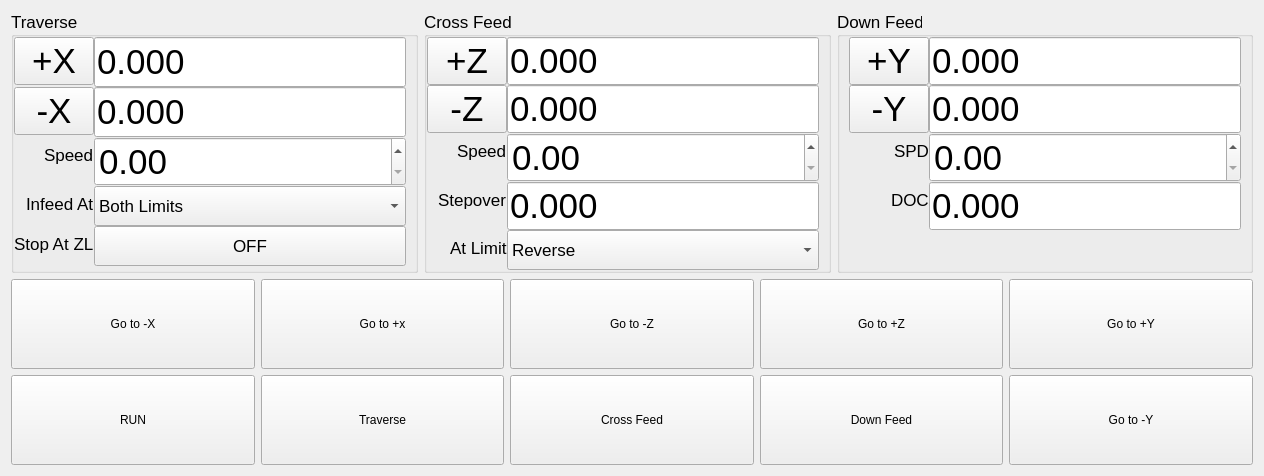
      <widget class="QWidget" name="tab_7">
       <attribute name="title">
        <string>Grind</string>
       </attribute>
       <layout class="QVBoxLayout" name="verticalLayout_2">
        <item>
         <layout class="QHBoxLayout" name="horizontalLayout_4">
          <property name="leftMargin">
           <number>0</number>
          </property>
          <property name="topMargin">
           <number>0</number>
          </property>
          <property name="rightMargin">
           <number>0</number>
          </property>
          <property name="bottomMargin">
           <number>0</number>
          </property>
          <item>
           <widget class="QGroupBox" name="groupBox_17">
            <property name="sizePolicy">
             <sizepolicy hsizetype="Preferred" vsizetype="Minimum">
              <horstretch>0</horstretch>
              <verstretch>0</verstretch>
             </sizepolicy>
            </property>
            <property name="font">
             <font>
              <pointsize>13</pointsize>
             </font>
            </property>
            <property name="title">
             <string>Traverse</string>
            </property>
            <layout class="QFormLayout" name="formLayout">
             <property name="fieldGrowthPolicy">
              <enum>QFormLayout::AllNonFixedFieldsGrow</enum>
             </property>
             <property name="labelAlignment">
              <set>Qt::AlignRight|Qt::AlignTrailing|Qt::AlignVCenter</set>
             </property>
             <property name="horizontalSpacing">
              <number>0</number>
             </property>
             <property name="verticalSpacing">
              <number>0</number>
             </property>
             <property name="leftMargin">
              <number>0</number>
             </property>
             <property name="topMargin">
              <number>0</number>
             </property>
             <property name="bottomMargin">
              <number>0</number>
             </property>
             <item row="0" column="0">
              <widget class="QPushButton" name="x_max_here_pb">
               <property name="font">
                <font>
                 <pointsize>26</pointsize>
                </font>
               </property>
               <property name="text">
                <string>+X</string>
               </property>
              </widget>
             </item>
             <item row="0" column="1">
              <widget class="QLineEdit" name="x_max_edit">
               <property name="sizePolicy">
                <sizepolicy hsizetype="Expanding" vsizetype="Minimum">
                 <horstretch>0</horstretch>
                 <verstretch>0</verstretch>
                </sizepolicy>
               </property>
               <property name="minimumSize">
                <size>
                 <width>0</width>
                 <height>50</height>
                </size>
               </property>
               <property name="font">
                <font>
                 <pointsize>26</pointsize>
                </font>
               </property>
               <property name="text">
                <string>0.000</string>
               </property>
               <property name="input" stdset="0">
                <string>number</string>
               </property>
              </widget>
             </item>
             <item row="1" column="0">
              <widget class="QPushButton" name="x_min_here_pb">
               <property name="font">
                <font>
                 <pointsize>26</pointsize>
                </font>
               </property>
               <property name="text">
                <string>-X</string>
               </property>
              </widget>
             </item>
             <item row="1" column="1">
              <widget class="QLineEdit" name="x_min_edit">
               <property name="minimumSize">
                <size>
                 <width>0</width>
                 <height>50</height>
                </size>
               </property>
               <property name="font">
                <font>
                 <pointsize>26</pointsize>
                </font>
               </property>
               <property name="text">
                <string>0.000</string>
               </property>
               <property name="input" stdset="0">
                <string>number</string>
               </property>
              </widget>
             </item>
             <item row="2" column="0">
              <widget class="QLabel" name="label_44">
               <property name="font">
                <font>
                 <pointsize>13</pointsize>
                </font>
               </property>
               <property name="text">
                <string>Speed</string>
               </property>
              </widget>
             </item>
             <item row="2" column="1">
              <widget class="QDoubleSpinBox" name="x_speed_sb">
               <property name="minimumSize">
                <size>
                 <width>0</width>
                 <height>40</height>
                </size>
               </property>
               <property name="font">
                <font>
                 <pointsize>26</pointsize>
                </font>
               </property>
               <property name="maximum">
                <double>99999.990000000005239</double>
               </property>
               <property name="input" stdset="0">
                <string>number</string>
               </property>
              </widget>
             </item>
             <item row="3" column="0">
              <widget class="QLabel" name="label_50">
               <property name="font">
                <font>
                 <pointsize>13</pointsize>
                </font>
               </property>
               <property name="text">
                <string>Infeed At</string>
               </property>
              </widget>
             </item>
             <item row="3" column="1">
              <widget class="QComboBox" name="crossfeed_at_cb">
               <property name="minimumSize">
                <size>
                 <width>0</width>
                 <height>40</height>
                </size>
               </property>
               <property name="font">
                <font>
                 <pointsize>13</pointsize>
                </font>
               </property>
               <item>
                <property name="text">
                 <string>Both Limits</string>
                </property>
               </item>
               <item>
                <property name="text">
                 <string>Left Limit</string>
                </property>
               </item>
               <item>
                <property name="text">
                 <string>Right Limit</string>
                </property>
               </item>
              </widget>
             </item>
             <item row="4" column="0">
              <widget class="QLabel" name="label_49">
               <property name="font">
                <font>
                 <pointsize>13</pointsize>
                </font>
               </property>
               <property name="text">
                <string>Stop At ZL</string>
               </property>
              </widget>
             </item>
             <item row="4" column="1">
              <widget class="QPushButton" name="stop_at_z_limit_pb">
               <property name="minimumSize">
                <size>
                 <width>0</width>
                 <height>40</height>
                </size>
               </property>
               <property name="font">
                <font>
                 <pointsize>13</pointsize>
                </font>
               </property>
               <property name="text">
                <string>OFF</string>
               </property>
               <property name="checkable">
                <bool>true</bool>
               </property>
              </widget>
             </item>
            </layout>
           </widget>
          </item>
          <item>
           <widget class="QGroupBox" name="groupBox_18">
            <property name="sizePolicy">
             <sizepolicy hsizetype="Preferred" vsizetype="Minimum">
              <horstretch>0</horstretch>
              <verstretch>0</verstretch>
             </sizepolicy>
            </property>
            <property name="font">
             <font>
              <pointsize>13</pointsize>
             </font>
            </property>
            <property name="title">
             <string>Cross Feed</string>
            </property>
            <layout class="QFormLayout" name="formLayout_2">
             <property name="labelAlignment">
              <set>Qt::AlignRight|Qt::AlignTrailing|Qt::AlignVCenter</set>
             </property>
             <property name="horizontalSpacing">
              <number>0</number>
             </property>
             <property name="verticalSpacing">
              <number>0</number>
             </property>
             <property name="leftMargin">
              <number>0</number>
             </property>
             <property name="topMargin">
              <number>0</number>
             </property>
             <property name="bottomMargin">
              <number>0</number>
             </property>
             <item row="0" column="0">
              <widget class="QPushButton" name="z_max_here_pb">
               <property name="font">
                <font>
                 <pointsize>26</pointsize>
                </font>
               </property>
               <property name="text">
                <string>+Z</string>
               </property>
              </widget>
             </item>
             <item row="0" column="1">
              <widget class="QLineEdit" name="z_max_edit">
               <property name="minimumSize">
                <size>
                 <width>0</width>
                 <height>40</height>
                </size>
               </property>
               <property name="font">
                <font>
                 <pointsize>26</pointsize>
                </font>
               </property>
               <property name="text">
                <string>0.000</string>
               </property>
               <property name="input" stdset="0">
                <string>number</string>
               </property>
              </widget>
             </item>
             <item row="1" column="0">
              <widget class="QPushButton" name="z_min_here_pb">
               <property name="font">
                <font>
                 <pointsize>26</pointsize>
                </font>
               </property>
               <property name="text">
                <string>-Z</string>
               </property>
              </widget>
             </item>
             <item row="1" column="1">
              <widget class="QLineEdit" name="z_min_edit">
               <property name="minimumSize">
                <size>
                 <width>0</width>
                 <height>40</height>
                </size>
               </property>
               <property name="font">
                <font>
                 <pointsize>26</pointsize>
                </font>
               </property>
               <property name="text">
                <string>0.000</string>
               </property>
               <property name="input" stdset="0">
                <string>number</string>
               </property>
              </widget>
             </item>
             <item row="2" column="0">
              <widget class="QLabel" name="label_45">
               <property name="font">
                <font>
                 <pointsize>13</pointsize>
                </font>
               </property>
               <property name="text">
                <string>Speed</string>
               </property>
              </widget>
             </item>
             <item row="2" column="1">
              <widget class="QDoubleSpinBox" name="z_speed_sb">
               <property name="minimumSize">
                <size>
                 <width>0</width>
                 <height>40</height>
                </size>
               </property>
               <property name="font">
                <font>
                 <pointsize>26</pointsize>
                </font>
               </property>
               <property name="maximum">
                <double>99999.990000000005239</double>
               </property>
               <property name="input" stdset="0">
                <string>number</string>
               </property>
              </widget>
             </item>
             <item row="3" column="1">
              <widget class="QLineEdit" name="z_crossfeed_edit">
               <property name="minimumSize">
                <size>
                 <width>0</width>
                 <height>40</height>
                </size>
               </property>
               <property name="font">
                <font>
                 <pointsize>26</pointsize>
                </font>
               </property>
               <property name="text">
                <string>0.000</string>
               </property>
               <property name="input" stdset="0">
                <string>number</string>
               </property>
              </widget>
             </item>
             <item row="3" column="0">
              <widget class="QLabel" name="label_43">
               <property name="font">
                <font>
                 <pointsize>13</pointsize>
                </font>
               </property>
               <property name="text">
                <string>Stepover</string>
               </property>
              </widget>
             </item>
             <item row="4" column="1">
              <widget class="QComboBox" name="repeat_at_cb">
               <property name="minimumSize">
                <size>
                 <width>0</width>
                 <height>40</height>
                </size>
               </property>
               <property name="font">
                <font>
                 <pointsize>13</pointsize>
                </font>
               </property>
               <item>
                <property name="text">
                 <string>Reverse</string>
                </property>
               </item>
               <item>
                <property name="text">
                 <string>Go Min</string>
                </property>
               </item>
               <item>
                <property name="text">
                 <string>Go Max</string>
                </property>
               </item>
              </widget>
             </item>
             <item row="4" column="0">
              <widget class="QLabel" name="label_51">
               <property name="font">
                <font>
                 <pointsize>13</pointsize>
                </font>
               </property>
               <property name="text">
                <string>At Limit</string>
               </property>
              </widget>
             </item>
            </layout>
           </widget>
          </item>
          <item>
           <widget class="QGroupBox" name="groupBox_19">
            <property name="sizePolicy">
             <sizepolicy hsizetype="Preferred" vsizetype="Minimum">
              <horstretch>0</horstretch>
              <verstretch>0</verstretch>
             </sizepolicy>
            </property>
            <property name="font">
             <font>
              <pointsize>13</pointsize>
             </font>
            </property>
            <property name="title">
             <string>Down Feed</string>
            </property>
            <property name="alignment">
             <set>Qt::AlignLeading|Qt::AlignLeft|Qt::AlignTop</set>
            </property>
            <layout class="QFormLayout" name="formLayout_3">
             <property name="labelAlignment">
              <set>Qt::AlignRight|Qt::AlignTrailing|Qt::AlignVCenter</set>
             </property>
             <property name="horizontalSpacing">
              <number>0</number>
             </property>
             <property name="verticalSpacing">
              <number>0</number>
             </property>
             <property name="topMargin">
              <number>0</number>
             </property>
             <property name="bottomMargin">
              <number>0</number>
             </property>
             <item row="0" column="0">
              <widget class="QPushButton" name="y_max_here_pb">
               <property name="font">
                <font>
                 <pointsize>26</pointsize>
                </font>
               </property>
               <property name="text">
                <string>+Y</string>
               </property>
              </widget>
             </item>
             <item row="0" column="1">
              <widget class="QLineEdit" name="y_max_edit">
               <property name="font">
                <font>
                 <pointsize>26</pointsize>
                </font>
               </property>
               <property name="text">
                <string>0.000</string>
               </property>
               <property name="input" stdset="0">
                <string>number</string>
               </property>
              </widget>
             </item>
             <item row="1" column="0">
              <widget class="QPushButton" name="y_min_here_pb">
               <property name="font">
                <font>
                 <pointsize>26</pointsize>
                </font>
               </property>
               <property name="text">
                <string>-Y</string>
               </property>
              </widget>
             </item>
             <item row="1" column="1">
              <widget class="QLineEdit" name="y_min_edit">
               <property name="font">
                <font>
                 <pointsize>26</pointsize>
                </font>
               </property>
               <property name="text">
                <string>0.000</string>
               </property>
               <property name="input" stdset="0">
                <string>number</string>
               </property>
              </widget>
             </item>
             <item row="2" column="0">
              <widget class="QLabel" name="label_46">
               <property name="font">
                <font>
                 <pointsize>13</pointsize>
                </font>
               </property>
               <property name="text">
                <string>SPD</string>
               </property>
              </widget>
             </item>
             <item row="2" column="1">
              <widget class="QDoubleSpinBox" name="y_speed_sb">
               <property name="font">
                <font>
                 <pointsize>26</pointsize>
                </font>
               </property>
               <property name="maximum">
                <double>99999.000000000000000</double>
               </property>
               <property name="input" stdset="0">
                <string>number</string>
               </property>
              </widget>
             </item>
             <item row="3" column="0">
              <widget class="QLabel" name="label_41">
               <property name="font">
                <font>
                 <pointsize>13</pointsize>
                </font>
               </property>
               <property name="text">
                <string>DOC</string>
               </property>
              </widget>
             </item>
             <item row="3" column="1">
              <widget class="QLineEdit" name="y_downfeed_edit">
               <property name="minimumSize">
                <size>
                 <width>0</width>
                 <height>40</height>
                </size>
               </property>
               <property name="font">
                <font>
                 <pointsize>26</pointsize>
                </font>
               </property>
               <property name="text">
                <string>0.000</string>
               </property>
               <property name="cursorPosition">
                <number>5</number>
               </property>
               <property name="input" stdset="0">
                <string>number</string>
               </property>
              </widget>
             </item>
            </layout>
           </widget>
          </item>
         </layout>
        </item>
        <item>
         <layout class="QGridLayout" name="gridLayout_2">
          <item row="1" column="3">
           <widget class="QPushButton" name="enable_y_pb">
            <property name="sizePolicy">
             <sizepolicy hsizetype="Minimum" vsizetype="Minimum">
              <horstretch>0</horstretch>
              <verstretch>0</verstretch>
             </sizepolicy>
            </property>
            <property name="minimumSize">
             <size>
              <width>0</width>
              <height>90</height>
             </size>
            </property>
            <property name="text">
             <string>Down Feed</string>
            </property>
            <property name="checkable">
             <bool>true</bool>
            </property>
           </widget>
          </item>
          <item row="1" column="2">
           <widget class="QPushButton" name="enable_z_pb">
            <property name="sizePolicy">
             <sizepolicy hsizetype="Minimum" vsizetype="Minimum">
              <horstretch>0</horstretch>
              <verstretch>0</verstretch>
             </sizepolicy>
            </property>
            <property name="minimumSize">
             <size>
              <width>0</width>
              <height>90</height>
             </size>
            </property>
            <property name="text">
             <string>Cross Feed</string>
            </property>
            <property name="checkable">
             <bool>true</bool>
            </property>
           </widget>
          </item>
          <item row="1" column="0">
           <widget class="QPushButton" name="run_stop_pb">
            <property name="sizePolicy">
             <sizepolicy hsizetype="Minimum" vsizetype="Minimum">
              <horstretch>0</horstretch>
              <verstretch>0</verstretch>
             </sizepolicy>
            </property>
            <property name="minimumSize">
             <size>
              <width>0</width>
              <height>90</height>
             </size>
            </property>
            <property name="text">
             <string>RUN</string>
            </property>
            <property name="checkable">
             <bool>true</bool>
            </property>
           </widget>
          </item>
          <item row="1" column="1">
           <widget class="QPushButton" name="enable_x_pb">
            <property name="sizePolicy">
             <sizepolicy hsizetype="Minimum" vsizetype="Minimum">
              <horstretch>0</horstretch>
              <verstretch>0</verstretch>
             </sizepolicy>
            </property>
            <property name="minimumSize">
             <size>
              <width>0</width>
              <height>90</height>
             </size>
            </property>
            <property name="text">
             <string>Traverse</string>
            </property>
            <property name="checkable">
             <bool>true</bool>
            </property>
           </widget>
          </item>
          <item row="0" column="2">
           <widget class="QPushButton" name="go_z_min_pb">
            <property name="minimumSize">
             <size>
              <width>0</width>
              <height>90</height>
             </size>
            </property>
            <property name="text">
             <string>Go to -Z</string>
            </property>
            <property name="function" stdset="0">
             <string>mdi</string>
            </property>
            <property name="command" stdset="0">
             <string>G0 Z[#&lt;_hal[grinder.z_min]&gt;]</string>
            </property>
           </widget>
          </item>
          <item row="0" column="3">
           <widget class="QPushButton" name="go_z_max_pb">
            <property name="minimumSize">
             <size>
              <width>0</width>
              <height>90</height>
             </size>
            </property>
            <property name="text">
             <string>Go to +Z</string>
            </property>
            <property name="function" stdset="0">
             <string>mdi</string>
            </property>
            <property name="command" stdset="0">
             <string>G0 Z[#&lt;_hal[grinder.z_max]&gt;]</string>
            </property>
           </widget>
          </item>
          <item row="0" column="1">
           <widget class="QPushButton" name="go_x_max_pb">
            <property name="minimumSize">
             <size>
              <width>0</width>
              <height>90</height>
             </size>
            </property>
            <property name="text">
             <string>Go to +x</string>
            </property>
            <property name="function" stdset="0">
             <string>mdi</string>
            </property>
            <property name="command" stdset="0">
             <string>G0 X[#&lt;_hal[grinder.x_max]&gt;]</string>
            </property>
           </widget>
          </item>
          <item row="0" column="0">
           <widget class="QPushButton" name="go_x_min_pb">
            <property name="minimumSize">
             <size>
              <width>0</width>
              <height>90</height>
             </size>
            </property>
            <property name="text">
             <string>Go to -X</string>
            </property>
            <property name="function" stdset="0">
             <string>mdi</string>
            </property>
            <property name="command" stdset="0">
             <string>G0 X[#&lt;_hal[grinder.x_min]&gt;]</string>
            </property>
           </widget>
          </item>
          <item row="0" column="4">
           <widget class="QPushButton" name="go_y_max_pb">
            <property name="minimumSize">
             <size>
              <width>0</width>
              <height>90</height>
             </size>
            </property>
            <property name="text">
             <string>Go to +Y</string>
            </property>
            <property name="function" stdset="0">
             <string>mdi</string>
            </property>
            <property name="command" stdset="0">
             <string>G0 Y[#&lt;_hal[grinder.y_max]&gt;]</string>
            </property>
           </widget>
          </item>
          <item row="1" column="4">
           <widget class="QPushButton" name="go_y_min_pb">
            <property name="minimumSize">
             <size>
              <width>0</width>
              <height>90</height>
             </size>
            </property>
            <property name="text">
             <string>Go to -Y</string>
            </property>
            <property name="function" stdset="0">
             <string>mdi</string>
            </property>
            <property name="command" stdset="0">
             <string>G0 Y[#&lt;_hal[grinder.z_min]&gt;]</string>
            </property>
           </widget>
          </item>
         </layout>
        </item>
       </layout>
      </widget>
